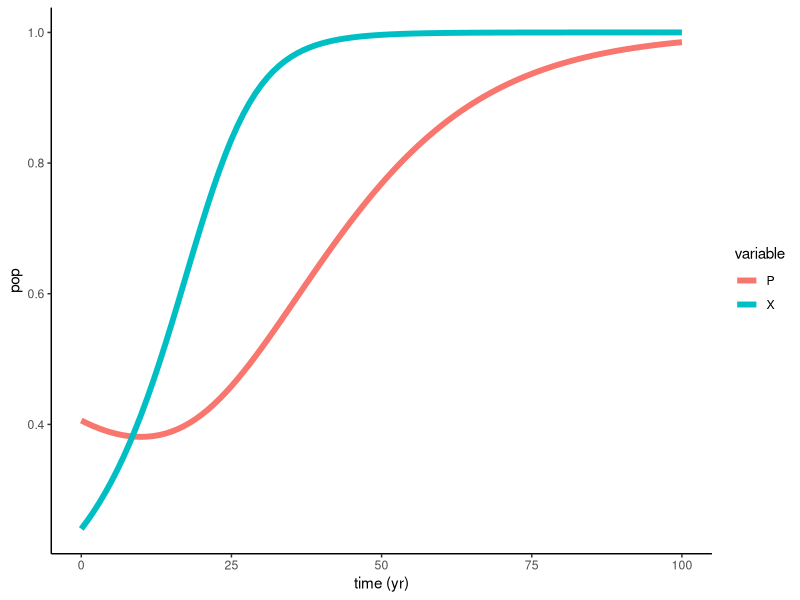
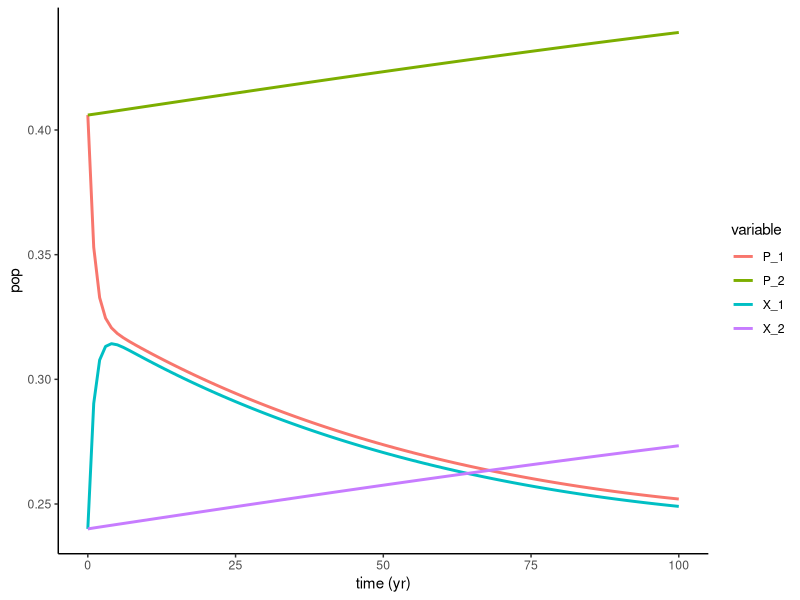
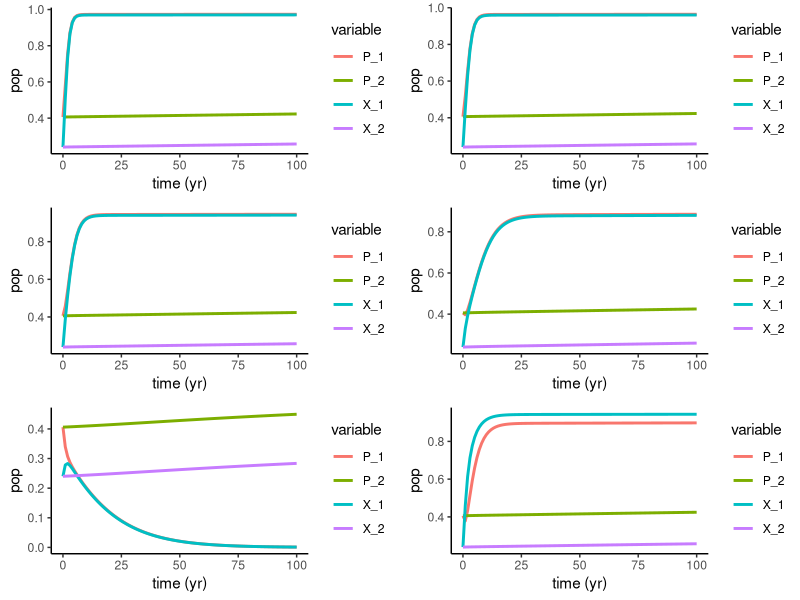
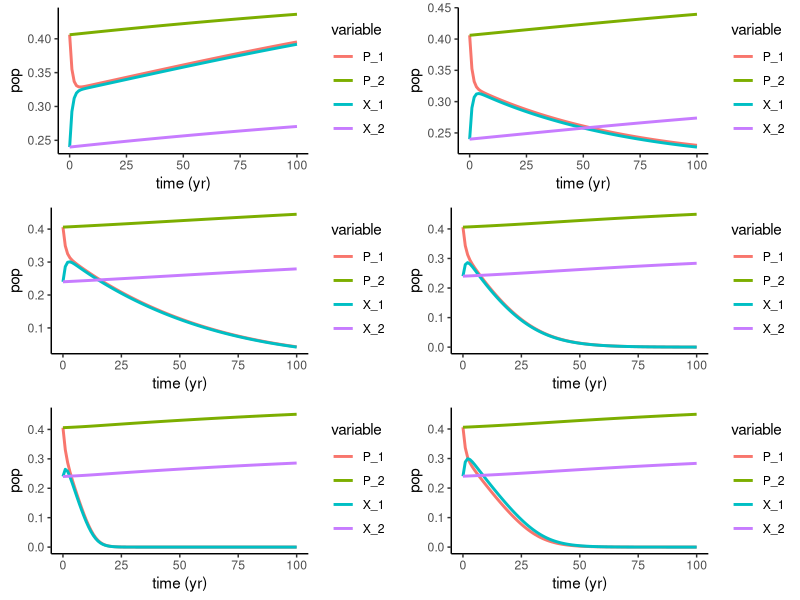
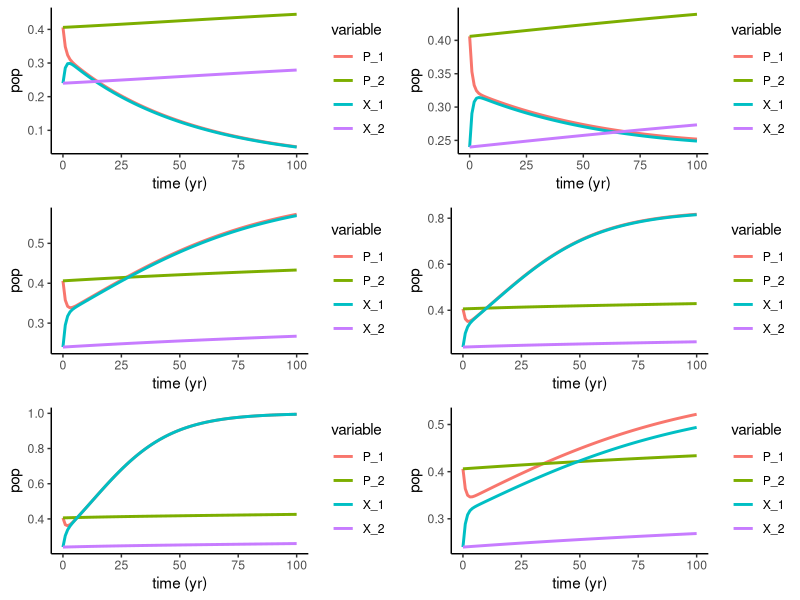
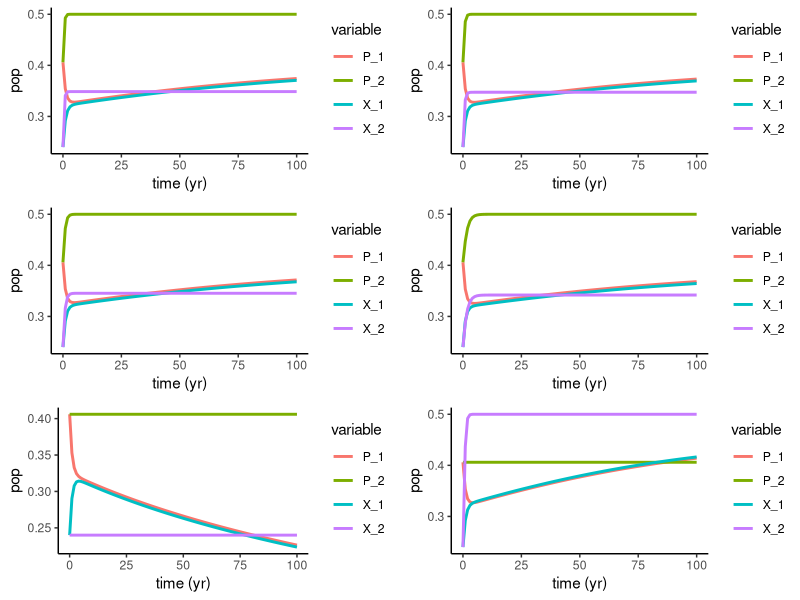
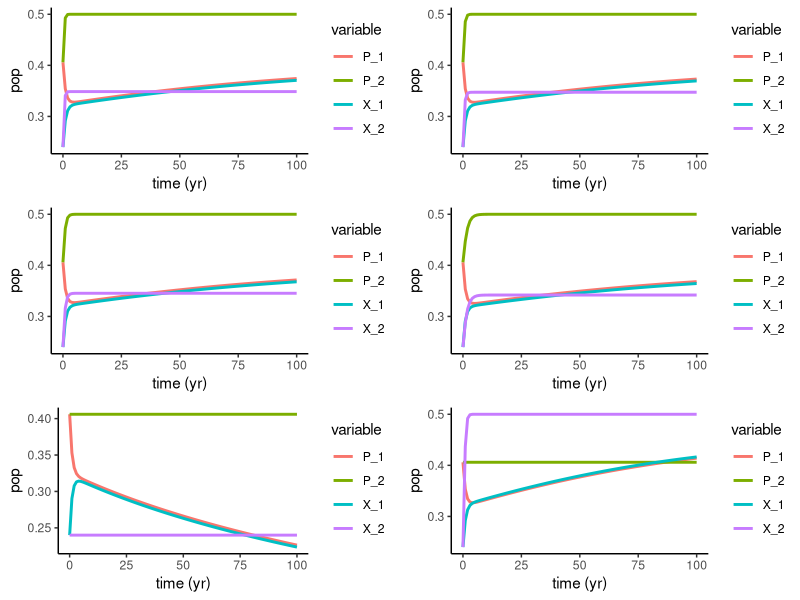
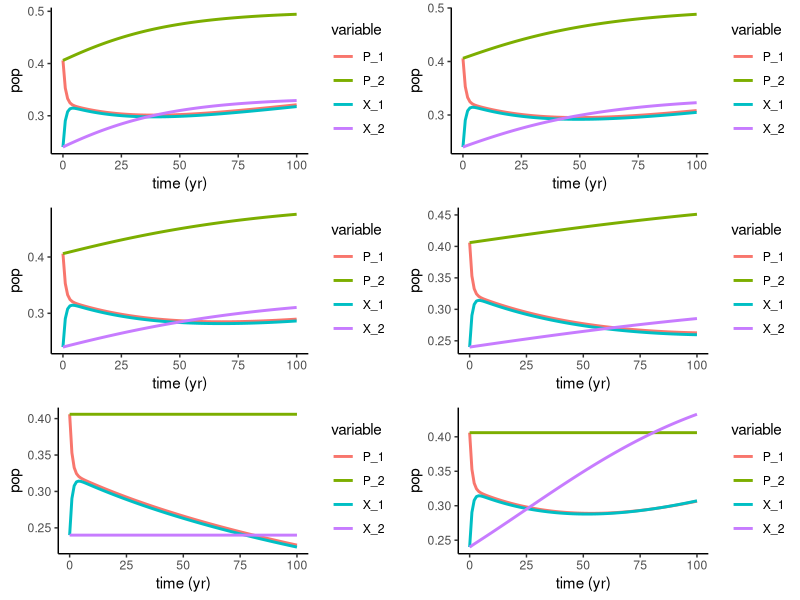

R code for these plots, in order:
## ---- chunk 1
knitr::opts_chunk$set(echo = FALSE, warning = FALSE, message = FALSE)

setwd("C:/Users/sophi/Documents/GitHub/UNH_Docs/Proposal/Soc_Ecol_Model")

library(deSolve)
library(tidyverse)
library(ggplot2)
library(gridExtra)
## ---- chunk 2
Bauch.Model <- function (t, y, params) {
  ## first extract the state variables
  P <- y[1] #Fish Pop var
  X <- y[2] #conservationist var

  #TT <- y[5]
  
  ## now extract the parameters
  R <- params["R"] # Net growth/fecundity
  s <- params["s"] # supply and demand
  h <- params["h"] # Harvesting efficiency
  k <- params["k"] # Social learning rate
  w <- params["w"] # conservation costs
  c <- params["c"] # rarity valuation param
  d <- params["d"] # social norm strength
  
  ## now code the model equations
  dPdt <- R * P * (1-P) - (h * P * (1-X))/(P+s)
  dXdt <- k * X * (1-X) * (d*(2*X-1) + 1/(P+c) - w)
  
  ## combine results into a single vector
  dydt <- c(dPdt, dXdt)
  ## return result as a list!
  
  list(dydt)
}

params_Bauch <- c(R = 0.06, s = 0.8, h = 0.075, k = 0.17, w = 0.35, c = 0.6, d = 0.5)

times <- seq(from = 0, to = 100, by = 1)
xstart <- c(P = 0.406, X = .24) # See supplemental data for other starting params

ode(
  func=Bauch.Model,
  y=xstart,
  times=times,
  parms=params_Bauch
) %>%
  as.data.frame() -> out1

out1 %>%
  gather(variable,value,-time) %>%
  ggplot(aes(x=time,y=value,color=variable))+
  geom_line(size=2)+
  theme_classic()+
  labs(x='time (yr)',y='pop')

## ---- chunk 3
Bauch.Coupled <- function (t, y, params) {
  ## first extract the state variables
  P_1 <- y[1] #Fish Pop var
  P_2 <- y[2] #Fish Pop var
  X_1 <- y[3] #conservationist var
  X_2 <- y[4] #conservationist var

  #TT <- y[5]
  
  ## now extract the parameters
  R_1 <- params["R_1"] # Net growth/fecundity
  s_1 <- params["s_1"] # supply and demand
  h_1 <- params["h_1"] # Harvesting efficiency
  k_1 <- params["k_1"] # Social learning rate
  w_1 <- params["w_1"] # conservation costs
  c_1 <- params["c_1"] # rarity valuation param
  d_1 <- params["d_1"] # social norm strength
  
  R_2 <- params["R_2"] # Net growth/fecundity
  s_2 <- params["s_2"] # supply and demand
  h_2 <- params["h_2"] # Harvesting efficiency
  k_2 <- params["k_2"] # Social learning rate
  w_2 <- params["w_2"] # conservation costs
  c_2 <- params["c_2"] # rarity valuation param
  d_2 <- params["d_2"] # social norm strength 
  
  roe_1 <- params["roe_1"] # fish diffusion
  roe_2 <- params["roe_2"] # fish diffusion
  prop_1 <- params["prop_1"] # Proportion of population in group 1
  prop_2 <- params["prop_2"] # Proportion of population in group 2. prop_1 + prop_2 = 1
  
  ## now code the model equations
  dP_1dt <- R_1 * P_1 * (1-P_1) - (h_1 * P_1 * (1-X_1))/(P_1+s_1) + roe_1 * (P_2 - P_1)/2
  
  dX_1dt <- k_1 * X_1 * (prop_1-X_1) * X_2 * (prop_2-X_2) *(1/(P_1 + c_1) - w_1 + d_1*(2*X_1-prop_1) + d_2*(2*X_2 - prop_2))
  
  dP_2dt <- R_2 * P_2 * (1-P_2) - (h_2 * P_2 * (1-X_2))/(P_2+s_2) + roe_2 * (P_1 - P_2)/2
  
  dX_2dt <- k_2 * X_1 * (prop_1-X_1) * X_2 * (prop_2-X_2) *(1/(P_2 + c_2) - w_2 + d_1*(2*X_1-prop_1) + d_2*(2*X_2 - prop_2))
  
  ## combine results into a single vector
  dydt <- c(dP_1dt, dP_2dt, dX_1dt, dX_2dt)
  ## return result as a list!
  
  list(dydt)
}

params_Bauch <- c(R_1 = 0.06, s_1 = 0.8, h_1 = 0.075, k_1 = 0.17, w_1 = 0.35, c_1 = 0.6, d_1 = 0.5, roe_1 = 1, prop_1 = 0.5,
                  R_2 = 0.06, s_2 = 0.8, h_2 = 0.075, k_2 = 0.17, w_2 = 0.35, c_2 = 0.6, d_2 = 0.5, roe_2 = 1, prop_2 = 0.5)

times <- seq(from = 0, to = 100, by = 1)
xstart <- c(P_1 = 0.406, X_1 = .24, P_2 = 0.406, X_2 = .24) # See supplemental data for other starting params

ode(
  func=Bauch.Coupled,
  y=xstart,
  times=times,
  parms=params_Bauch
) %>%
  as.data.frame() -> out_Coupled

out_Coupled %>%
  gather(variable,value,-time) %>%
  ggplot(aes(x=time,y=value,color=variable))+
  geom_line(size=1)+
  theme_classic()+
  labs(x='time (yr)',y='pop')

## ---- chunk 4
# params_Default <- data.frame(R = 0.06, s = 0.8, h = 0.075, k = 0.17, w = 0.35, c = 0.6, d = 0.5, roe = 1)
# params_Bauch <- c(R_1 = 0.06, s_1 = 0.8, h_1 = 0.075, k_1 = 0.17, w_1 = 0.35, c_1 = 0.6, d_1 = 0.5, roe_1 = 1,
#                   R_2 = 0.06, s_2 = 0.8, h_2 = 0.075, k_2 = 0.17, w_2 = 0.35, c_2 = 0.6, d_2 = 0.125, roe_2 = 1)

# min <- 0
# max <- 1
# i <- 1
# param <- 8


#Note: in this function, I am changing BOTH populations' paramters. Should I try just changing one?
param_ranges <- function(param, max, min){
  #Generate list of ranges
  new_param <- seq(from=min, to=max, length.out=5)
  plotList <- list()
  
  #Change params to each quartile for graphs 1-5
  for(i in 1:length(new_param)){
    params_Default <- data.frame(R = 0.06, s = .8, h = 0.075, k = 0.17, w = 0.35, c = 0.6, d = 0.5, roe = 1, prop = .5)
    #ASSIGN OLD PARAMS TO BE NEW SEQUENCE
    params_Default[param] <- new_param[i]
    params_Bauch <- c(R_1 = params_Default$R, s_1 = params_Default$s, h_1 = params_Default$h, k_1 = params_Default$k,
                      w_1 = params_Default$w, c_1 = params_Default$c, d_1 = params_Default$d, roe_1 = params_Default$roe,
                      prop_1 =  params_Default$prop,
                      R_2 = params_Default$R, s_2 = params_Default$s, h_2 = params_Default$h, k_2 = params_Default$k,
                      w_2 = params_Default$w, c_2 =params_Default$c, d_2 = params_Default$d, roe_2 = params_Default$roe,
                      prop_2 = 1- params_Default$prop)
    
    times <- seq(from = 0, to = 100, by = 1)
    xstart <- c(P_1 = 0.406, X_1 = .24, P_2 = 0.406, X_2 = .24) #See supplemental for other starting params

    ode(
      func=Bauch.Coupled,
      y=xstart,
      times=times,
      parms=params_Bauch
    ) %>%
      as.data.frame() -> out_Diff

    p <- out_Diff %>%
      gather(variable,value,-time) %>%
      ggplot(aes(x=time,y=value,color=variable))+
      geom_line(size=1)+
      theme_classic()+
      labs(x='time (yr)',y='pop')
    plotList[[i]] <- p
  }
  
  #Now assigning the final graph to give the two populations the max and min of the paramters
    params_Default <- data.frame(R = 0.06, s = .8, h = 0.075, k = 0.17, w = 0.35, c = 0.6, d = 0.5, roe = 1, prop = .5)
    #ASSIGN OLD PARAMS TO BE NEW SEQUENCE
    params_Bauch <- c(R_1 = params_Default$R, s_1 = params_Default$s, h_1 = params_Default$h, k_1 = params_Default$k,
                      w_1 = params_Default$w, c_1 = params_Default$c, d_1 = params_Default$d, roe_1 = params_Default$roe,
                      prop_1 =  params_Default$prop,
                      R_2 = params_Default$R, s_2 = params_Default$s, h_2 = params_Default$h, k_2 = params_Default$k,
                      w_2 = params_Default$w, c_2 =params_Default$c, d_2 = params_Default$d, roe_2 = params_Default$roe,
                      prop_2 = 1- params_Default$prop)
    params_Bauch[param] <- max
    params_Bauch[(param + 9)] <- min
    
    times <- seq(from = 0, to = 100, by = 1)
    xstart <- c(P_1 = 0.406, X_1 = .24, P_2 = 0.406, X_2 = .24) #See supplemental for other starting params

    ode(
      func=Bauch.Coupled,
      y=xstart,
      times=times,
      parms=params_Bauch
    ) %>%
      as.data.frame() -> out_Diff

    p <- out_Diff %>%
      gather(variable,value,-time) %>%
      ggplot(aes(x=time,y=value,color=variable))+
      geom_line(size=1)+
      theme_classic()+
      labs(x='time (yr)',y='pop')
    plotList[[6]] <- p
  
  
  
  do.call("grid.arrange", c(plotList, ncol=2))
}
  

## ---- chunk 5
param_ranges(1, 0, 1)
## ---- chunk 6
param_ranges(2, 0.1, 1)
## ---- chunk 7
param_ranges(3, 0, .1)
## ---- chunk 8
param_ranges(4, 0, 100)
## ---- chunk 9
param_ranges(4, 0, 100)
## ---- chunk 10
param_ranges(4, 0, 1)
## ---- chunk 11
param_ranges(5, 0, 1)
## ---- chunk 12
param_ranges(6, 0, 1)
## ---- chunk 13
param_ranges(7, 0, 1)
## ---- chunk 14
param_ranges(8, 0, 1)
## ---- chunk 15

paramplane <- function(paramx, paramy, maxx, maxy){
  #Create empty dataframe to fill
  paramlist <- c("R", "S", "H", "K", "W", "C", "d", "rho")
  outcomes <- data.frame(matrix(ncol = 4, nrow = 0))
  colnames(outcomes) <- c("XParameter", "YParameter", "Fish1", "Fish2")
  
  #Dumb but it throws an error if S = 0
  startx <- 0
  starty <- 0
  if(paramx == 2){startx <- .001}
  if(paramy == 2){starty <- .001}
  
  
  #Can comment this part out if using other H vals
  if(paramx == 3){maxx = 0.1}
  if(paramy == 3){maxy = 0.1}
  
  #Create list of all combinations of the two paramters
  paramcombos <- expand.grid(x_parameter = seq(from = startx, to = maxx, length.out = 11),
                        y_parameter = seq(from = starty, to = maxy, length.out = 11))
  
  for(i in 1:nrow(paramcombos)){
  params_Default <- data.frame(R = 0.06, s = .8, h = 0.075, k = 0.17, w = 0.35, c = 0.6, d = 0.5, roe = 1, prop = .5)
  #Change params to be the 
  params_Default[paramx] <- paramcombos$x_parameter[i]
  params_Default[paramy] <- paramcombos$y_parameter[i]
  
  params_Bauch <- c(R_1 = params_Default$R, s_1 = params_Default$s, h_1 = params_Default$h, k_1 = params_Default$k,
                    w_1 = params_Default$w, c_1 = params_Default$c, d_1 = params_Default$d, roe_1 = params_Default$roe,
                    prop_1 =  params_Default$prop,
                    R_2 = params_Default$R, s_2 = params_Default$s, h_2 = params_Default$h, k_2 = params_Default$k,
                    w_2 = params_Default$w, c_2 =params_Default$c, d_2 = params_Default$d, roe_2 = params_Default$roe,
                    prop_2 = 1- params_Default$prop)
    
  times <- seq(from = 0, to = 100, by = 1)
    xstart <- c(P_1 = 0.406, X_1 = .24, P_2 = 0.406, X_2 = .24) #See supplemental for other starting params
    
    ode(
      func=Bauch.Coupled,
      y=xstart,
      times=times,
      parms=params_Bauch
    ) %>%
      as.data.frame() -> out_Diff
    
    finalstatus <- out_Diff %>%
      filter(times == 100)
    
    outcomes[i,] <- c(paramcombos$x_parameter[i], paramcombos$y_parameter[i], finalstatus$P_1, finalstatus$P_2)
  }
  
  finalDynamics <- outcomes %>%
    mutate(Result = case_when(
    Fish1 >= .25 & Fish2 >= .25 ~ "Both",
    Fish1 >= .25 & Fish2 < .25 ~ "Only Pop1",
    Fish1 < .25 & Fish2 >= .25 ~ "Only Pop2",
    Fish1 < .25 & Fish2 < .25 ~ "Neither"))
  
cols <- c("green", "orange", "yellow", "black")

#Binned Colors
ggplot(finalDynamics, aes(XParameter, YParameter, fill = Result)) + geom_tile(width=1) +
  scale_fill_manual(
  values = c(cols)) +
  xlab(paramlist[paramx]) +
  ylab(paramlist[paramy])
}


#paramplane(1, 3, 1, 1)

## ---- chunk 16

paramplane_testing <- function(boop){

  pl <- list()
  param_tests <- expand.grid(firstParam = seq(from = 1, to = 8, length.out = 8),
                        secondParam = seq(from = 1, to = 8, length.out = 8))

  param_tests <- param_tests %>%
    filter(firstParam != secondParam) %>%
    filter(firstParam == boop)

  for(i in 1:nrow(param_tests)){
    pl[[i]] <- paramplane(param_tests$firstParam[i], param_tests$secondParam[i], 1, 1)
  }

  do.call("grid.arrange", c(pl,  ncol=2))

}

#grid.expand stuff

## ---- chunk 17

paramplane_testing(1)

## ---- chunk 18

paramplane_testing(2)

## ---- chunk 19

paramplane_testing(3)

## ---- chunk 20

paramplane_testing(4)

## ---- chunk 21

paramplane_testing(5)

## ---- chunk 22

paramplane_testing(6)

## ---- chunk 23

paramplane_testing(7)

## ---- chunk 24

paramplane_testing(8)

## ---- chunk 25

popplane <- function(param, max){
  #Create empty dataframe to fill
  paramlist <- c("R", "S", "H", "K", "W", "C", "d", "rho")
  outcomes <- data.frame(matrix(ncol = 4, nrow = 0))
  colnames(outcomes) <- c("Pop1Parameter", "Pop2Parameter", "Fish1", "Fish2")
  
  #Dumb but it throws an error if S = 0
  start <- 0
  if(param == 2){start <- .001}
  
  #Create list of all combinations of the two paramters
  paramcombos <- expand.grid(pop1_parameter = seq(from = start, to = max, length.out = 10),
                        pop2_parameter = seq(from = start, to = max, length.out = 10))
  
  for(i in 1:nrow(paramcombos)){
  params_Default <- data.frame(R = 0.06, s = .8, h = 0.075, k = 0.17, w = 0.35, c = 0.6, d = 0.5, roe = 1, prop = .5)
  #Change params to be the
  
  params_Bauch <- c(R_1 = params_Default$R, s_1 = params_Default$s, h_1 = params_Default$h, k_1 = params_Default$k,
                    w_1 = params_Default$w, c_1 = params_Default$c, d_1 = params_Default$d, roe_1 = params_Default$roe,
                    prop_1 =  params_Default$prop,
                    R_2 = params_Default$R, s_2 = params_Default$s, h_2 = params_Default$h, k_2 = params_Default$k,
                    w_2 = params_Default$w, c_2 =params_Default$c, d_2 = params_Default$d, roe_2 = params_Default$roe,
                    prop_2 = 1- params_Default$prop)
  params_Bauch[param] <- paramcombos$pop1_parameter[i]
  params_Bauch[(param + 9)] <- paramcombos$pop2_parameter[i]
    
  times <- seq(from = 0, to = 100, by = 1)
    xstart <- c(P_1 = 0.406, X_1 = .24, P_2 = 0.406, X_2 = .24) #See supplemental for other starting params
    
    ode(
      func=Bauch.Coupled,
      y=xstart,
      times=times,
      parms=params_Bauch
    ) %>%
      as.data.frame() -> out_Diff
    
    finalstatus <- out_Diff %>%
      filter(times == 100)
    
    outcomes[i,] <- c(paramcombos$pop1_parameter[i], paramcombos$pop2_parameter[i], finalstatus$P_1, finalstatus$P_2)
  }
  
  finalDynamics <- outcomes %>%
    mutate(Result = case_when(
    Fish1 >= .25 & Fish2 >= .25 ~ "Both",
    Fish1 >= .25 & Fish2 < .25 ~ "Only Pop1",
    Fish1 < .25 & Fish2 >= .25 ~ "Only Pop2",
    Fish1 < .25 & Fish2 < .25 ~ "Neither"))
  
cols <- c("green", "orange", "yellow", "black")

#Binned Colors
ggplot(finalDynamics, aes(Pop1Parameter, Pop2Parameter, fill = Result)) + geom_tile(width=1) +
  scale_fill_manual(
  values = c(cols)) +
  ggtitle(paste0(paramlist[param], " Parameter plane")) +
  xlab(paste0(paramlist[param], " Population 1")) +
  ylab(paste0(paramlist[param], " Population 2"))
}
## ---- chunk 26
popplane(1, 1)

## ---- chunk 27
popplane(2, 1)

## ---- chunk 28
popplane(3, .1)

## ---- chunk 29
popplane(4, 1)

## ---- chunk 30
popplane(4, 100)

## ---- chunk 31
popplane(5, 1)

## ---- chunk 32
popplane(6, 1)

## ---- chunk 33
popplane(7, 1)

## ---- chunk 34
popplane(8, 1)
